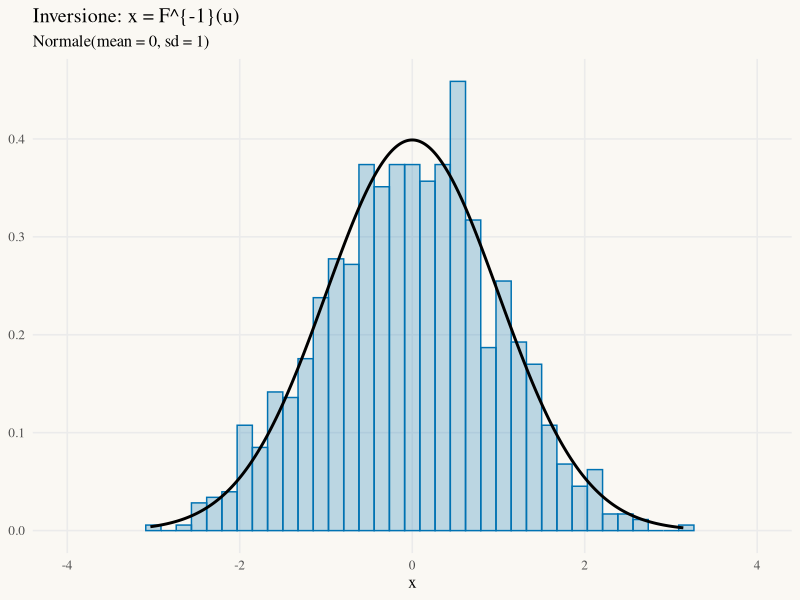
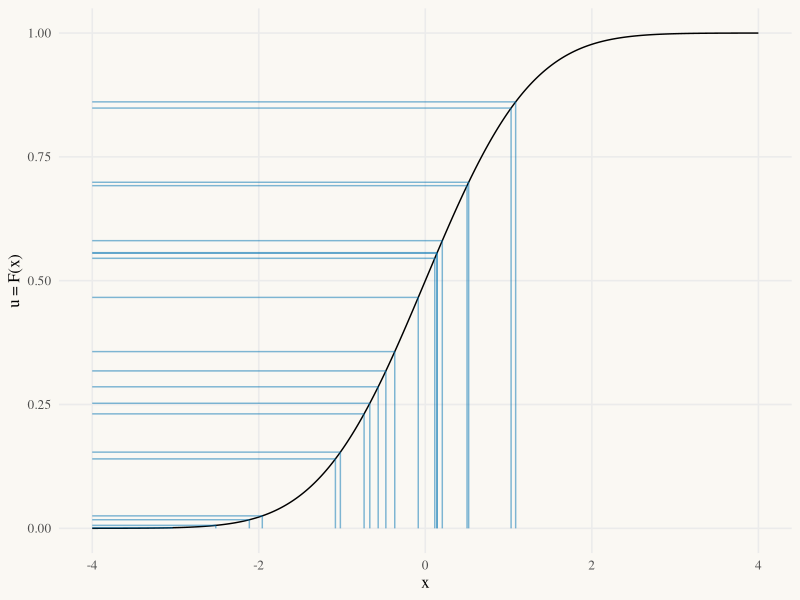

Here is the R script that generated these plots, in order:
# ───────────────────────────────────────────────────────────────
# StatAtlas · Lab 03 — Metodo di inversione
# Con R ≥ 4.1 e lo stesso seed si ottengono gli stessi numeri di StatAtlas.
# ───────────────────────────────────────────────────────────────
library(tidyverse)

theme_statatlas <- function(base_size = 12) {
  theme_minimal(base_size = base_size, base_family = "serif") +
    theme(panel.grid.minor = element_blank(), legend.position = "top",
          plot.background = element_rect(fill = "#FAF8F3", colour = NA))
}

set.seed(2026)
N <- 1000

# 1. Uniformi, poi inversione della ripartizione
sim <- tibble(u = runif(N)) |>
  mutate(x = qnorm(u, mean = 0, sd = 1))

# 2. Controllo: momenti empirici e teorici
sim |> summarise(media = mean(x), varianza = var(x))

# 3. Istogramma vs densità teorica
ggplot(sim, aes(x)) +
  geom_histogram(aes(y = after_stat(density)), bins = 36, fill = "#0072B2", alpha = 0.25, colour = "#0072B2") +
  stat_function(fun = dnorm, args = list(mean = 0, sd = 1), linewidth = 1, n = 400) +
  coord_cartesian(xlim = c(-4, 4)) +
  labs(title = "Inversione: x = F^{-1}(u)", subtitle = "Normale(mean = 0, sd = 1)", x = "x", y = NULL) +
  theme_statatlas()

# 4. Il percorso dell’inversione per le prime 20 estrazioni
ggplot(slice_head(sim, n = 20)) +
  stat_function(fun = pnorm, args = list(mean = 0, sd = 1), n = 400,
                xlim = c(-4, 4)) +
  geom_segment(aes(x = -4, xend = x, y = u, yend = u), colour = "#0072B2", alpha = 0.5) +
  geom_segment(aes(x = x, xend = x, y = u, yend = 0), colour = "#0072B2", alpha = 0.5) +
  labs(x = "x", y = "u = F(x)") +
  theme_statatlas()
